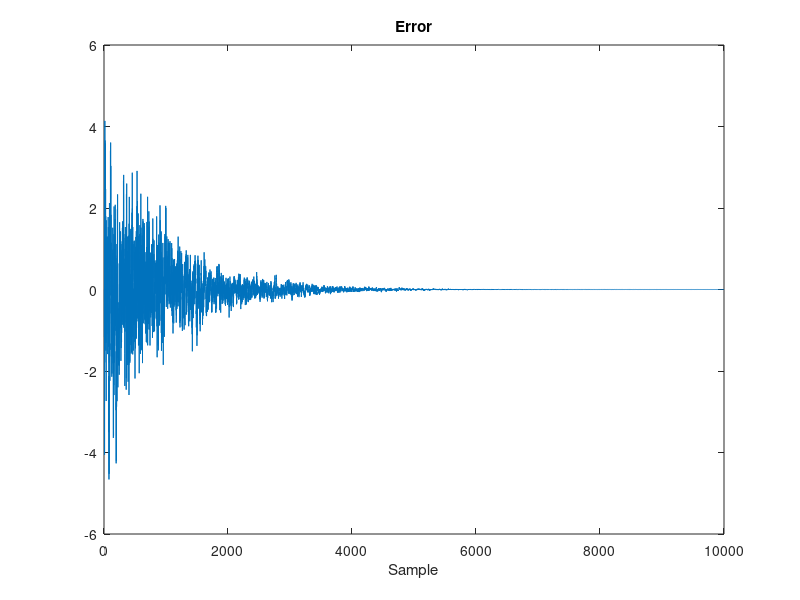
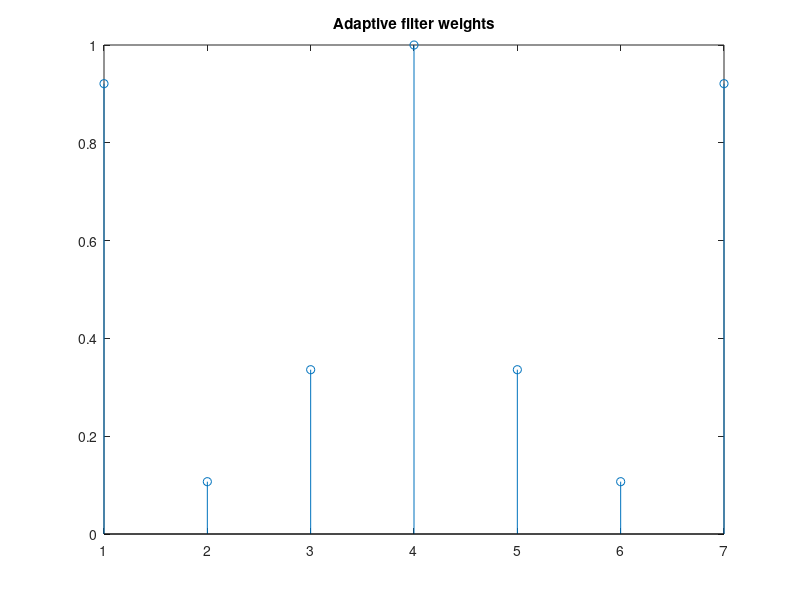

MATLAB code to generate these figures, in order:
%-------------------------------------------------------------------------------
% Normalized_LMS algorithms demo
%
% Developed by Junyeong Heo
%-------------------------------------------------------------------------------

clear

function [w, e] = normalized_LMS(x, d, N, eps, beta)
% ##############################################################################
% This function generate adaptive weights by NLMS(normalized Least Mean Square) algorithms
%
% -NLMS Update equation
%  init condition w_i(0) = 0, p_x(0) = 1, i = [0, 1, 2, ... , L-1] 
%  w_i(n + 1) = w_i(n) + ((1-Beta)/(p_x(k) + delta)) * e(n) * x(n-i)
%  p_x(n) = {
%  (0 < Beta < 1) , Beta*(p_x(n-1) + (1-Beta) * x^2(n))
%  otherwise , eps
%  }
% Usage:
%  [weights, error] = normalized_LMS(reference_signal, eps, beta)
%
% Parameters:
%  - x : reference_signal(input_signal)
%  - d : desired signal(wanted signal)
%  - N : filter tap size (== filter order)
%  - eps : epsilon, its scale may depend on the power of the input signal, i.e., eps = 1.e-6 * (input power)
%  - beta : 0 < beta < 1
%
% Output :
%  - w : weights of adaptive filter
%  - e : error signal
% ##############################################################################

  % set defualt parameters
  if nargin < 5,
    beta = 0.999;  % 0 < beta < 1
  end
  if nargin < 4,
    eps = 1e-6;  % a small conastant as 1.e-6
  end
  
  L = length(x);
  w = zeros(1, N);
  e = zeros(1, L);

  p_x = 1;

  % NLMS algorithms
  for n = N : L,
    x_vect = x(n : -1 : n - N + 1);
    e(n) = d(n) - w * x_vect';
    w = w + ((1 - beta)/p_x) * e(n) * x_vect;
    p_x = (beta * p_x + (1 - beta)*(x(n)^2)) * (p_x > eps) + (p_x <= eps) * eps;
  end
end

L = 7;
N = 10000;

x = randn(1,N);
h = [0.921 0.107 0.336 1 0.336 0.107 0.921];
d = filter(h,1,x);

[w, e] = normalized_LMS(x, d, L);

figure, plot(e)
title('Error');
xlabel('Sample');
##saveas(gcf,'e1.png');
figure, stem(w)
title('Adaptive filter weights');

